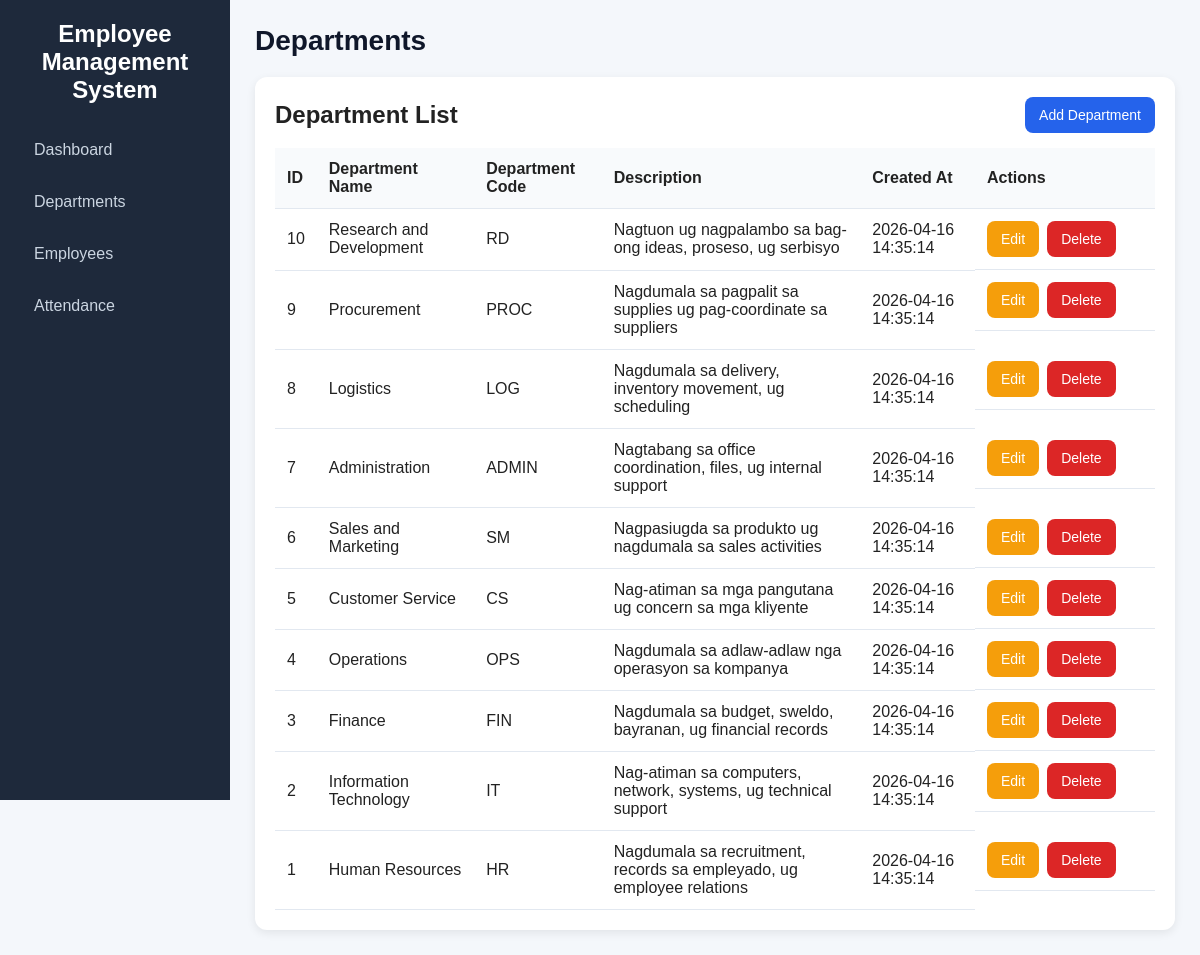
Page /departments/index.php on the committed database.
### tables this page shows
CREATE TABLE departments (
    id INT AUTO_INCREMENT PRIMARY KEY,
    department_name VARCHAR(100) NOT NULL UNIQUE,
    department_code VARCHAR(20) NOT NULL UNIQUE,
    description VARCHAR(255) DEFAULT NULL,
    created_at TIMESTAMP DEFAULT CURRENT_TIMESTAMP
);

### departments/index.php (the view, shortened to what this page needs)
<?php
require_once '../config/database.php';
include '../includes/header.php';
$stmt = $pdo->query("SELECT * FROM departments ORDER BY id DESC");
$departments = $stmt->fetchAll();
?>
<div class="table-container">
    <div class="section-header">
        <h2>Department List</h2>
        <a href="create.php" class="btn btn-primary">Add Department</a>
    </div>
    <table>
        <thead>
            <tr>
                <th>ID</th>
                <th>Department Name</th>
                <th>Department Code</th>
                <th>Description</th>
                <th>Created At</th>
                <th width="180">Actions</th>
            </tr>
        </thead>
        <tbody>
            <?php if ($departments): ?>
                <?php foreach ($departments as $department): ?>
                    <tr>
                        <td><?= htmlspecialchars($department['id']) ?></td>
                        <td><?= htmlspecialchars($department['department_name']) ?></td>
                        <td><?= htmlspecialchars($department['department_code']) ?></td>
                        <td><?= htmlspecialchars($department['description'] ?? '-') ?></td>
                        <td><?= htmlspecialchars($department['created_at']) ?></td>
                        <td class="actions">
                            <a href="edit.php?id=<?= $department['id'] ?>" class="btn btn-warning">Edit</a>
                            <a href="delete.php?id=<?= $department['id'] ?>" class="btn btn-danger" onclick="return confirm('Delete this department?');">Delete</a>
                        </td>
                    </tr>
                <?php endforeach; ?>
            <?php else: ?>
                <tr>
                    <td colspan="6">No departments found.</td>
                </tr>
            <?php endif; ?>
        </tbody>
    </table>
</div>
<?php include '../includes/footer.php'; ?>

### assets/style.css (style rules this page uses)
* { margin: 0; padding: 0; box-sizing: border-box; font-family: Arial, Helvetica, sans-serif; }
body { display: flex; background: #f4f7fb; color: #222; }
.table-container { background: #fff; padding: 20px; border-radius: 12px; box-shadow: 0 3px 10px rgba(0,0,0,0.08); overflow-x: auto; }
table { width: 100%; border-collapse: collapse; margin-top: 12px; }
table th, table td { border-bottom: 1px solid #e2e8f0; padding: 12px; text-align: left; }
table th { background: #f8fafc; }
.btn { display: inline-block; padding: 10px 14px; text-decoration: none; border: none; border-radius: 8px; cursor: pointer; transition: 0.3s; font-size: 14px; }
.btn-primary { background: #2563eb; color: white; }
.btn-warning { background: #f59e0b; color: white; }
.btn-danger { background: #dc2626; color: white; }
.actions { display: flex; gap: 8px; flex-wrap: wrap; }
.section-header { display: flex; justify-content: space-between; align-items: center; margin-bottom: 15px; gap: 10px; flex-wrap: wrap; }

### rows in the picture
departments: id "10", department_name "Research and Development", department_code "RD", description "Nagtuon ug nagpalambo sa bag-ong ideas, proseso, ug serbisyo", created_at "2026-04-16 14:35:14"
departments: id "9", department_name "Procurement", department_code "PROC", description "Nagdumala sa pagpalit sa supplies ug pag-coordinate sa suppliers", created_at "2026-04-16 14:35:14"
departments: id "8", department_name "Logistics", department_code "LOG", description "Nagdumala sa delivery, inventory movement, ug scheduling", created_at "2026-04-16 14:35:14"
departments: id "7", department_name "Administration", department_code "ADMIN", description "Nagtabang sa office coordination, files, ug internal support", created_at "2026-04-16 14:35:14"
departments: id "6", department_name "Sales and Marketing", department_code "SM", description "Nagpasiugda sa produkto ug nagdumala sa sales activities", created_at "2026-04-16 14:35:14"
departments: id "5", department_name "Customer Service", department_code "CS", description "Nag-atiman sa mga pangutana ug concern sa mga kliyente", created_at "2026-04-16 14:35:14"
departments: id "4", department_name "Operations", department_code "OPS", description "Nagdumala sa adlaw-adlaw nga operasyon sa kompanya", created_at "2026-04-16 14:35:14"
departments: id "3", department_name "Finance", department_code "FIN", description "Nagdumala sa budget, sweldo, bayranan, ug financial records", created_at "2026-04-16 14:35:14"
departments: id "2", department_name "Information Technology", department_code "IT", description "Nag-atiman sa computers, network, systems, ug technical support", created_at "2026-04-16 14:35:14"
departments: id "1", department_name "Human Resources", department_code "HR", description "Nagdumala sa recruitment, records sa empleyado, ug employee relations", created_at "2026-04-16 14:35:14"

### other values in the picture
$pageTitle "Departments"
